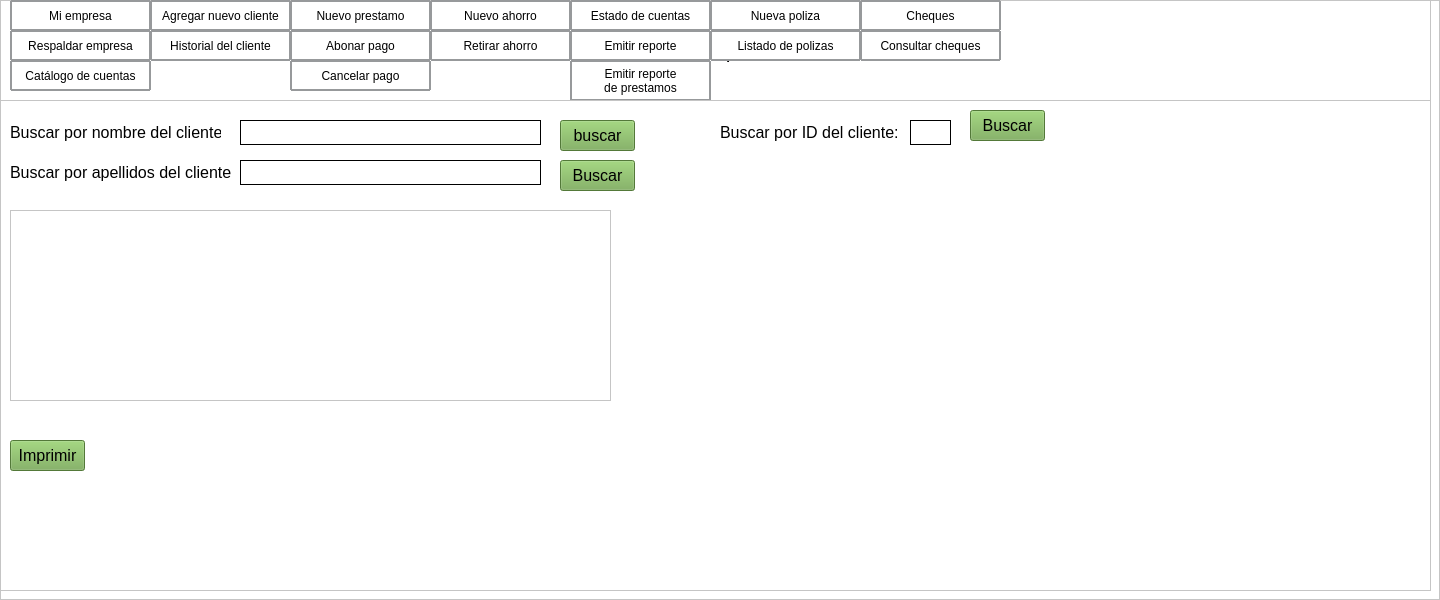
             <widget class="QFrame" name="contenido">
              <property name="styleSheet">
               <string notr="true">background-color: rgb(255, 255, 255);</string>
              </property>
              <property name="frameShape">
               <enum>QFrame::StyledPanel</enum>
              </property>
              <property name="frameShadow">
               <enum>QFrame::Raised</enum>
              </property>
              <widget class="QLabel" name="label_18">
               <property name="geometry">
                <rect>
                 <x>1000</x>
                 <y>10</y>
                 <width>251</width>
                 <height>51</height>
                </rect>
               </property>
               <property name="text">
                <string/>
               </property>
              </widget>
              <widget class="QFrame" name="frame">
               <property name="geometry">
                <rect>
                 <x>0</x>
                 <y>0</y>
                 <width>1431</width>
                 <height>101</height>
                </rect>
               </property>
               <property name="frameShape">
                <enum>QFrame::StyledPanel</enum>
               </property>
               <property name="frameShadow">
                <enum>QFrame::Raised</enum>
               </property>
               <widget class="QLabel" name="IngresaTitulo">
                <property name="geometry">
                 <rect>
                  <x>240</x>
                  <y>20</y>
                  <width>841</width>
                  <height>61</height>
                 </rect>
                </property>
                <property name="minimumSize">
                 <size>
                  <width>750</width>
                  <height>0</height>
                 </size>
                </property>
                <property name="maximumSize">
                 <size>
                  <width>1600</width>
                  <height>16777215</height>
                 </size>
                </property>
                <property name="font">
                 <font>
                  <pointsize>16</pointsize>
                 </font>
                </property>
                <property name="styleSheet">
                 <string notr="true"/>
                </property>
                <property name="text">
                 <string>&lt;html&gt;&lt;head/&gt;&lt;body&gt;&lt;p align=&quot;center&quot;&gt;Historial del cliente por préstamo&lt;/p&gt;&lt;/body&gt;&lt;/html&gt;</string>
                </property>
               </widget>
               <widget class="QLabel" name="label_10">
                <property name="geometry">
                 <rect>
                  <x>1200</x>
                  <y>10</y>
                  <width>80</width>
                  <height>80</height>
                 </rect>
                </property>
                <property name="minimumSize">
                 <size>
                  <width>80</width>
                  <height>80</height>
                 </size>
                </property>
                <property name="text">
                 <string/>
                </property>
                <property name="pixmap">
                 <pixmap resource="../imagenes/res.qrc">:/imagen/logobueno_preview_rev_1.png</pixmap>
                </property>
               </widget>
               <widget class="QPushButton" name="Catalogo">
                <property name="geometry">
                 <rect>
                  <x>10</x>
                  <y>60</y>
                  <width>141</width>
                  <height>31</height>
                 </rect>
                </property>
                <property name="styleSheet">
                 <string notr="true">border-style: solid;
border-width: 2px;
border-color: rgb(151, 153, 155);
border-radius: 1px;
</string>
                </property>
                <property name="text">
                 <string>Catálogo de cuentas</string>
                </property>
               </widget>
               <widget class="QPushButton" name="Respaldo">
                <property name="geometry">
                 <rect>
                  <x>10</x>
                  <y>30</y>
                  <width>141</width>
                  <height>31</height>
                 </rect>
                </property>
                <property name="styleSheet">
                 <string notr="true">border-style: solid;
border-width: 2px;
border-color: rgb(151, 153, 155);
border-radius: 1px;
</string>
                </property>
                <property name="text">
                 <string>Respaldar empresa</string>
                </property>
               </widget>
               <widget class="QPushButton" name="Mi_Empresa">
                <property name="geometry">
                 <rect>
                  <x>10</x>
                  <y>0</y>
                  <width>141</width>
                  <height>31</height>
                 </rect>
                </property>
                <property name="styleSheet">
                 <string notr="true">border-style: solid;
border-width: 2px;
border-color: rgb(151, 153, 155);
border-radius: 1px;
</string>
                </property>
                <property name="text">
                 <string>Mi empresa</string>
                </property>
               </widget>
               <widget class="QPushButton" name="Ahorro">
                <property name="geometry">
                 <rect>
                  <x>430</x>
                  <y>0</y>
                  <width>141</width>
                  <height>31</height>
                 </rect>
                </property>
                <property name="styleSheet">
                 <string notr="true">border-style: solid;
border-width: 2px;
border-color: rgb(151, 153, 155);
border-radius: 1px;
</string>
                </property>
                <property name="text">
                 <string>Nuevo ahorro</string>
                </property>
               </widget>
               <widget class="QPushButton" name="abonar">
                <property name="geometry">
                 <rect>
                  <x>290</x>
                  <y>30</y>
                  <width>141</width>
                  <height>31</height>
                 </rect>
                </property>
                <property name="styleSheet">
                 <string notr="true">border-style: solid;
border-width: 2px;
border-color: rgb(151, 153, 155);
border-radius: 1px;
</string>
                </property>
                <property name="text">
                 <string>Abonar pago</string>
                </property>
               </widget>
               <widget class="QPushButton" name="Reportes">
                <property name="geometry">
                 <rect>
                  <x>570</x>
                  <y>30</y>
                  <width>141</width>
                  <height>31</height>
                 </rect>
                </property>
                <property name="styleSheet">
                 <string notr="true">border-style: solid;
border-width: 2px;
border-color: rgb(151, 153, 155);
border-radius: 1px;
</string>
                </property>
                <property name="text">
                 <string>Emitir reporte</string>
                </property>
               </widget>
               <widget class="QPushButton" name="Polizas">
                <property name="geometry">
                 <rect>
                  <x>710</x>
                  <y>0</y>
                  <width>151</width>
                  <height>31</height>
                 </rect>
                </property>
                <property name="styleSheet">
                 <string notr="true">border-style: solid;
border-width: 2px;
border-color: rgb(151, 153, 155);
border-radius: 1px;
</string>
                </property>
                <property name="text">
                 <string>Nueva poliza</string>
                </property>
               </widget>
               <widget class="QPushButton" name="Historial">
                <property name="geometry">
                 <rect>
                  <x>150</x>
                  <y>30</y>
                  <width>141</width>
                  <height>31</height>
                 </rect>
                </property>
                <property name="styleSheet">
                 <string notr="true">border-style: solid;
border-width: 2px;
border-color: rgb(151, 153, 155);
border-radius: 1px;
</string>
                </property>
                <property name="text">
                 <string>Historial del cliente</string>
                </property>
               </widget>
               <widget class="QPushButton" name="Estado">
                <property name="geometry">
                 <rect>
                  <x>570</x>
                  <y>0</y>
                  <width>141</width>
                  <height>31</height>
                 </rect>
                </property>
                <property name="styleSheet">
                 <string notr="true">border-style: solid;
border-width: 2px;
border-color: rgb(151, 153, 155);
border-radius: 1px;
</string>
                </property>
                <property name="text">
                 <string>Estado de cuentas</string>
                </property>
               </widget>
               <widget class="QPushButton" name="cancelar">
                <property name="geometry">
                 <rect>
                  <x>290</x>
                  <y>60</y>
                  <width>141</width>
                  <height>31</height>
                 </rect>
                </property>
                <property name="styleSheet">
                 <string notr="true">border-style: solid;
border-width: 2px;
border-color: rgb(151, 153, 155);
border-radius: 1px;
</string>
                </property>
                <property name="text">
                 <string>Cancelar pago</string>
                </property>
               </widget>
               <widget class="QPushButton" name="Cliente">
                <property name="geometry">
                 <rect>
                  <x>150</x>
                  <y>0</y>
                  <width>141</width>
                  <height>31</height>
                 </rect>
                </property>
                <property name="styleSheet">
                 <string notr="true">border-style: solid;
border-width: 2px;
border-color: rgb(151, 153, 155);
border-radius: 1px;
</string>
                </property>
                <property name="text">
                 <string>Agregar nuevo cliente</string>
                </property>
               </widget>
               <widget class="QPushButton" name="Retirar">
                <property name="geometry">
                 <rect>
                  <x>430</x>
                  <y>30</y>
                  <width>141</width>
                  <height>31</height>
                 </rect>
                </property>
                <property name="styleSheet">
                 <string notr="true">border-style: solid;
border-width: 2px;
border-color: rgb(151, 153, 155);
border-radius: 1px;
</string>
                </property>
                <property name="text">
                 <string>Retirar ahorro</string>
                </property>
               </widget>
               <widget class="QPushButton" name="Cheques">
                <property name="geometry">
                 <rect>
                  <x>860</x>
                  <y>0</y>
                  <width>141</width>
                  <height>31</height>
                 </rect>
                </property>
                <property name="styleSheet">
                 <string notr="true">border-style: solid;
border-width: 2px;
border-color: rgb(151, 153, 155);
border-radius: 1px;
</string>
                </property>
                <property name="text">
                 <string>Cheques</string>
                </property>
               </widget>
               <widget class="QPushButton" name="Consulta_cheque">
                <property name="geometry">
                 <rect>
                  <x>860</x>
                  <y>30</y>
                  <width>141</width>
                  <height>31</height>
                 </rect>
                </property>
                <property name="styleSheet">
                 <string notr="true">border-style: solid;
border-width: 2px;
border-color: rgb(151, 153, 155);
border-radius: 1px;
</string>
                </property>
                <property name="text">
                 <string>Consultar cheques</string>
                </property>
               </widget>
               <widget class="QPushButton" name="Listado">
                <property name="geometry">
                 <rect>
                  <x>710</x>
                  <y>30</y>
                  <width>151</width>
                  <height>31</height>
                 </rect>
                </property>
                <property name="styleSheet">
                 <string notr="true">border-style: solid;
border-width: 2px;
border-color: rgb(151, 153, 155);
border-radius: 1px;
</string>
                </property>
                <property name="text">
                 <string>Listado de polizas</string>
                </property>
               </widget>
               <widget class="QPushButton" name="prestamo">
                <property name="geometry">
                 <rect>
                  <x>290</x>
                  <y>0</y>
                  <width>141</width>
                  <height>31</height>
                 </rect>
                </property>
                <property name="styleSheet">
                 <string notr="true">border-style: solid;
border-width: 2px;
border-color: rgb(151, 153, 155);
border-radius: 1px;
</string>
                </property>
                <property name="text">
                 <string>Nuevo prestamo</string>
                </property>
               </widget>
               <widget class="QPushButton" name="Reportes_2">
                <property name="geometry">
                 <rect>
                  <x>570</x>
                  <y>60</y>
                  <width>141</width>
                  <height>41</height>
                 </rect>
                </property>
                <property name="styleSheet">
                 <string notr="true">border-style: solid;
border-width: 2px;
border-color: rgb(151, 153, 155);
border-radius: 1px;
</string>
                </property>
                <property name="text">
                 <string>Emitir reporte 
de prestamos</string>
                </property>
               </widget>
              </widget>
              <widget class="QFrame" name="Desarrollo">
               <property name="geometry">
                <rect>
                 <x>0</x>
                 <y>100</y>
                 <width>1431</width>
                 <height>491</height>
                </rect>
               </property>
               <property name="minimumSize">
                <size>
                 <width>1350</width>
                 <height>0</height>
                </size>
               </property>
               <property name="frameShape">
                <enum>QFrame::StyledPanel</enum>
               </property>
               <property name="frameShadow">
                <enum>QFrame::Raised</enum>
               </property>
               <widget class="QPushButton" name="boton_b_apellidos">
                <property name="geometry">
                 <rect>
                  <x>560</x>
                  <y>60</y>
                  <width>75</width>
                  <height>31</height>
                 </rect>
                </property>
                <property name="font">
                 <font>
                  <pointsize>12</pointsize>
                 </font>
                </property>
                <property name="styleSheet">
                 <string notr="true">background-color: rgb(116, 170, 80);</string>
                </property>
                <property name="text">
                 <string>Buscar</string>
                </property>
               </widget>
               <widget class="QLineEdit" name="codigo_cliente">
                <property name="geometry">
                 <rect>
                  <x>910</x>
                  <y>20</y>
                  <width>41</width>
                  <height>25</height>
                 </rect>
                </property>
                <property name="maximumSize">
                 <size>
                  <width>16777215</width>
                  <height>25</height>
                 </size>
                </property>
                <property name="font">
                 <font>
                  <pointsize>12</pointsize>
                 </font>
                </property>
                <property name="styleSheet">
                 <string notr="true">QLineEdit#codigo_cliente{border: 1px solid rgb(0, 0, 0);}</string>
                </property>
               </widget>
               <widget class="QLineEdit" name="nombre">
                <property name="geometry">
                 <rect>
                  <x>240</x>
                  <y>20</y>
                  <width>301</width>
                  <height>25</height>
                 </rect>
                </property>
                <property name="maximumSize">
                 <size>
                  <width>16777215</width>
                  <height>25</height>
                 </size>
                </property>
                <property name="font">
                 <font>
                  <pointsize>12</pointsize>
                 </font>
                </property>
                <property name="styleSheet">
                 <string notr="true">QLineEdit#nombre{border: 1px solid rgb(0, 0, 0);}</string>
                </property>
               </widget>
               <widget class="QPushButton" name="boton_b_ID">
                <property name="geometry">
                 <rect>
                  <x>970</x>
                  <y>10</y>
                  <width>75</width>
                  <height>31</height>
                 </rect>
                </property>
                <property name="font">
                 <font>
                  <pointsize>12</pointsize>
                 </font>
                </property>
                <property name="styleSheet">
                 <string notr="true">background-color: rgb(116, 170, 80);</string>
                </property>
                <property name="text">
                 <string>Buscar</string>
                </property>
               </widget>
               <widget class="QLineEdit" name="apellidos">
                <property name="geometry">
                 <rect>
                  <x>240</x>
                  <y>60</y>
                  <width>301</width>
                  <height>25</height>
                 </rect>
                </property>
                <property name="maximumSize">
                 <size>
                  <width>16777215</width>
                  <height>25</height>
                 </size>
                </property>
                <property name="font">
                 <font>
                  <pointsize>12</pointsize>
                 </font>
                </property>
                <property name="styleSheet">
                 <string notr="true">QLineEdit#apellidos{border: 1px solid rgb(0, 0, 0);}</string>
                </property>
               </widget>
               <widget class="QTableWidget" name="tabla_clientes">
                <property name="geometry">
                 <rect>
                  <x>10</x>
                  <y>110</y>
                  <width>601</width>
                  <height>191</height>
                 </rect>
                </property>
                <property name="rowCount">
                 <number>4</number>
                </property>
                <attribute name="horizontalHeaderVisible">
                 <bool>true</bool>
                </attribute>
                <attribute name="horizontalHeaderHighlightSections">
                 <bool>true</bool>
                </attribute>
                <attribute name="horizontalHeaderStretchLastSection">
                 <bool>true</bool>
                </attribute>
                <attribute name="verticalHeaderVisible">
                 <bool>false</bool>
                </attribute>
                <row>
                 <property name="text">
                  <string/>
                 </property>
                </row>
                <row>
                 <property name="text">
                  <string/>
                 </property>
                </row>
                <row/>
                <row/>
               </widget>
               <widget class="QPushButton" name="boton_b_nombre">
                <property name="geometry">
                 <rect>
                  <x>560</x>
                  <y>20</y>
                  <width>75</width>
                  <height>31</height>
                 </rect>
                </property>
                <property name="font">
                 <font>
                  <pointsize>12</pointsize>
                 </font>
                </property>
                <property name="styleSheet">
                 <string notr="true">background-color: rgb(116, 170, 80);</string>
                </property>
                <property name="text">
                 <string>buscar</string>
                </property>
               </widget>
               <widget class="QLabel" name="label_20">
                <property name="geometry">
                 <rect>
                  <x>10</x>
                  <y>20</y>
                  <width>211</width>
                  <height>25</height>
                 </rect>
                </property>
                <property name="maximumSize">
                 <size>
                  <width>1100</width>
                  <height>25</height>
                 </size>
                </property>
                <property name="font">
                 <font>
                  <pointsize>12</pointsize>
                 </font>
                </property>
                <property name="text">
                 <string>Buscar por nombre del cliente:</string>
                </property>
               </widget>
               <widget class="QLabel" name="label_22">
                <property name="geometry">
                 <rect>
                  <x>720</x>
                  <y>20</y>
                  <width>181</width>
                  <height>25</height>
                 </rect>
                </property>
                <property name="maximumSize">
                 <size>
                  <width>1100</width>
                  <height>25</height>
                 </size>
                </property>
                <property name="font">
                 <font>
                  <pointsize>12</pointsize>
                 </font>
                </property>
                <property name="text">
                 <string>Buscar por ID del cliente:</string>
                </property>
               </widget>
               <widget class="QLabel" name="label_21">
                <property name="geometry">
                 <rect>
                  <x>10</x>
                  <y>60</y>
                  <width>221</width>
                  <height>25</height>
                 </rect>
                </property>
                <property name="maximumSize">
                 <size>
                  <width>1100</width>
                  <height>25</height>
                 </size>
                </property>
                <property name="font">
                 <font>
                  <pointsize>12</pointsize>
                 </font>
                </property>
                <property name="text">
                 <string>Buscar por apellidos del cliente:</string>
                </property>
               </widget>
               <widget class="QPushButton" name="boton_imprimir">
                <property name="geometry">
                 <rect>
                  <x>10</x>
                  <y>340</y>
                  <width>75</width>
                  <height>31</height>
                 </rect>
                </property>
                <property name="font">
                 <font>
                  <pointsize>12</pointsize>
                 </font>
                </property>
                <property name="styleSheet">
                 <string notr="true">background-color: rgb(116, 170, 80);</string>
                </property>
                <property name="text">
                 <string>Imprimir</string>
                </property>
               </widget>
              </widget>
             </widget>
